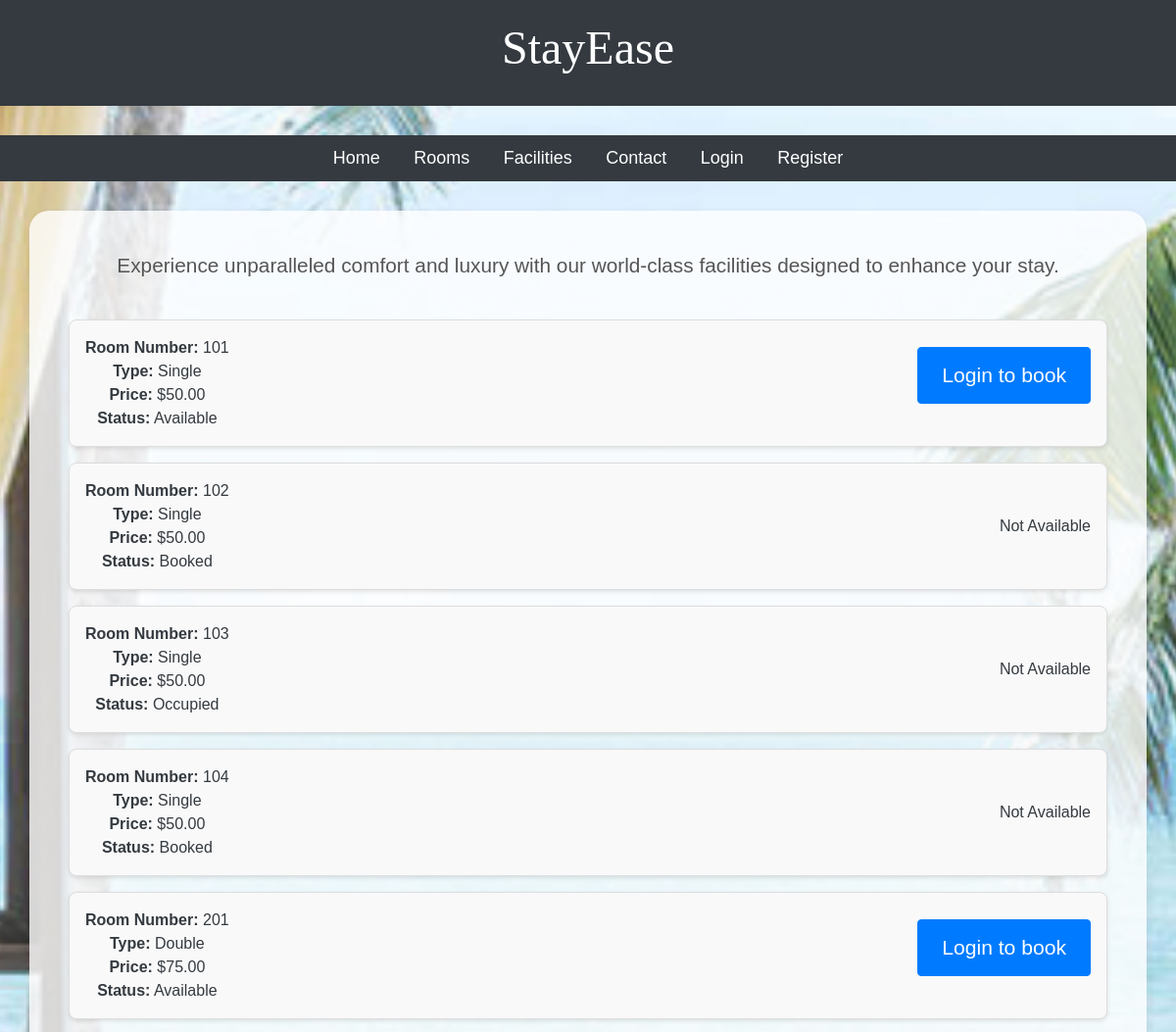
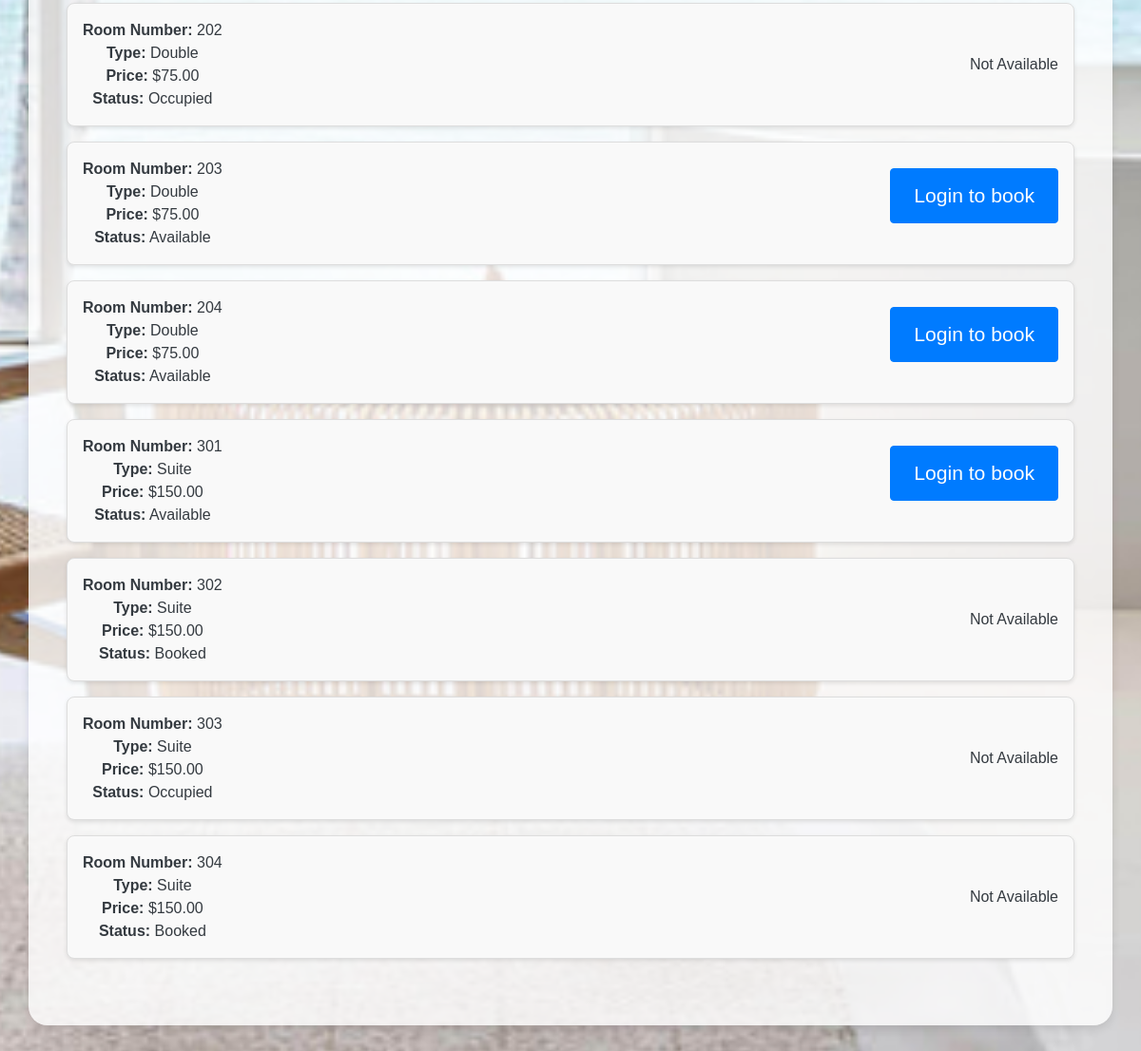
The page /rooms.php on the database its author committed (2 pictures, top to bottom).
### tables this page shows
CREATE TABLE `rooms` (
  `id` int(11) NOT NULL,
  `room_number` varchar(10) NOT NULL,
  `room_type` varchar(50) NOT NULL,
  `price` decimal(10,2) NOT NULL,
  `status` varchar(20) NOT NULL,
  `user_id` int(11) DEFAULT NULL
);

### rooms.php (the view, shortened to what this page needs)
<?php
include 'config.php';
$result = $conn->query("SELECT * FROM rooms");
?>
<!DOCTYPE html>
<html lang="en">
<head>
    <link rel="stylesheet" href="styles.css">
    <link href="https://maxcdn.bootstrapcdn.com/bootstrap/4.5.2/css/bootstrap.min.css" rel="stylesheet">
</head>
<body>
    <header>
        <h1 class="logo">StayEase</h1>
    </header>
    <nav>
        <a href="index.php">Home</a>
        <a href="rooms.php">Rooms</a>
        <a href="facilities.php">Facilities</a>
        <a href="contact.php">Contact</a>
        <?php if (isset($_SESSION['user_id'])): ?>
            <a href="dashboard.php">My Dashboard</a>
            <a href="logout.php">Logout</a>
        <?php else: ?>
            <a href="login.php">Login</a>
            <a href="register.php">Register</a>
        <?php endif; ?>
    </nav>
    <div class="container">
        <div class="content-box">
            <p class="experience">Experience unparalleled comfort and luxury with our world-class facilities designed to enhance your stay.</p><br>
            <ul>
                <?php while ($row = $result->fetch_assoc()): ?>
                    <li>
                        <div>
                            <strong>Room Number:</strong> <?= htmlspecialchars($row['room_number']) ?><br>
                            <strong>Type:</strong> <?= htmlspecialchars($row['room_type']) ?><br>
                            <strong>Price:</strong> $<?= htmlspecialchars($row['price']) ?><br>
                            <strong>Status:</strong> <?= htmlspecialchars($row['status']) ?>
                        </div>
                        <div>
                            <?php if ($row['status'] == 'Available'): ?>
                                <?php if (isset($_SESSION['user_id'])): ?>
                                    <form action="book_room.php" method="post">
                                        <input type="hidden" name="room_id" value="<?= $row['id'] ?>">
                                        <button type="submit" class="btn btn-primary">Book Now</button>
                                    </form>
                                <?php else: ?>
                                    <p><a href="login.php" class="btn btn-primary">Login to book</a></p>
                                <?php endif; ?>
                            <?php else: ?>
                                <span>Not Available</span>
                            <?php endif; ?>
                        </div>
                    </li>
                <?php endwhile; ?>
            </ul>
        </div>
    </div>
</body>
</html>

### styles.css (style rules this page uses)
* { margin: 0; padding: 0; box-sizing: border-box; }
body { font-family: 'Arial', sans-serif; background-color: #f4f4f4; color: #333; line-height: 1.6; }
nav { background-color: #343a40; color: #ffffff; padding: 10px 0; text-align: center; margin-bottom: 30px; }
nav a { color: #ffffff; text-decoration: none; margin: 0 15px; font-size: 18px; }
.container { max-width: 1200px; margin: 1rem auto; padding: 1rem; background: #fff; border-radius: 8px; box-shadow: 0 2px 4px rgba(0, 0, 0, 0.1); }
h1, h2 { margin-bottom: 1rem; color: white; text-align: center; font-family: 'Georgia', serif; }
ul { list-style: none; padding: 0; }
ul li { background: #f9f9f9; margin-bottom: 1rem; padding: 1rem; border-radius: 8px; border: 1px solid #ddd; display: flex; justify-content: space-between; align-items: center; box-shadow: 0 2px 4px rgba(0, 0, 0, 0.1); }
a { color: #3498db; text-decoration: none; }

### rooms.php (style rules this page uses)
body { font-family: Arial, sans-serif; margin: 0; padding: 0; color: #343a40; background-image: url('hotel_booking.jpg'); background-size: cover; background-position: center; background-attachment: fixed; background-repeat: no-repeat; }
header { background-color: #343a40; color: #ffffff; padding: 20px 0; text-align: center; margin-bottom: 30px; }
h1 { font-size: 3em; margin: 0; }
nav { background-color: #343a40; color: #ffffff; padding: 10px 0; text-align: center; margin-bottom: 30px; }
nav a { color: #ffffff; text-decoration: none; margin: 0 15px; font-size: 18px; transition: all 0.3s ease; }
.container { text-align: center; margin-bottom: 50px; background-color: rgba(255, 255, 255, 0.8); border-radius: 20px; padding: 40px; box-shadow: 0px 4px 10px rgba(0, 0, 0, 0.1); }
.content-box { margin-bottom: 30px; }
ul { list-style-type: none; padding: 0; margin-bottom: 30px; }
li { margin-bottom: 20px; background-color: #f2f2f2; padding: 20px; border-radius: 10px; box-shadow: 0px 4px 10px rgba(0, 0, 0, 0.1); transition: all 0.3s ease; }
.btn-primary { background-color: #007bff; border-color: #007bff; color: #ffffff; transition: all 0.3s ease; font-size: 1.2em; padding: 12px 24px; }
p { font-size: 1.1em; color: #555555; }
.logo { font-family: 'Pacifico', cursive; font-size: 3em; color: white; margin-bottom: 10px; animation: 2s infinite alternate; }
.experience { font-size: 1.3em; color: #555555; animation: pulse 2s infinite alternate; }

### rows shown on the page
rooms: room_number "101", room_type "Single", price "50.00", status "Available", shows "Login to book"
rooms: room_number "102", room_type "Single", price "50.00", status "Booked", shows "Not Available"
rooms: room_number "103", room_type "Single", price "50.00", status "Occupied", shows "Not Available"
rooms: room_number "104", room_type "Single", price "50.00", status "Booked", shows "Not Available"
rooms: room_number "201", room_type "Double", price "75.00", status "Available", shows "Login to book"
rooms: room_number "202", room_type "Double", price "75.00", status "Occupied", shows "Not Available"
rooms: room_number "203", room_type "Double", price "75.00", status "Available", shows "Login to book"
rooms: room_number "204", room_type "Double", price "75.00", status "Available", shows "Login to book"
rooms: room_number "301", room_type "Suite", price "150.00", status "Available", shows "Login to book"
rooms: room_number "302", room_type "Suite", price "150.00", status "Booked", shows "Not Available"
rooms: room_number "303", room_type "Suite", price "150.00", status "Occupied", shows "Not Available"
rooms: room_number "304", room_type "Suite", price "150.00", status "Booked", shows "Not Available"
